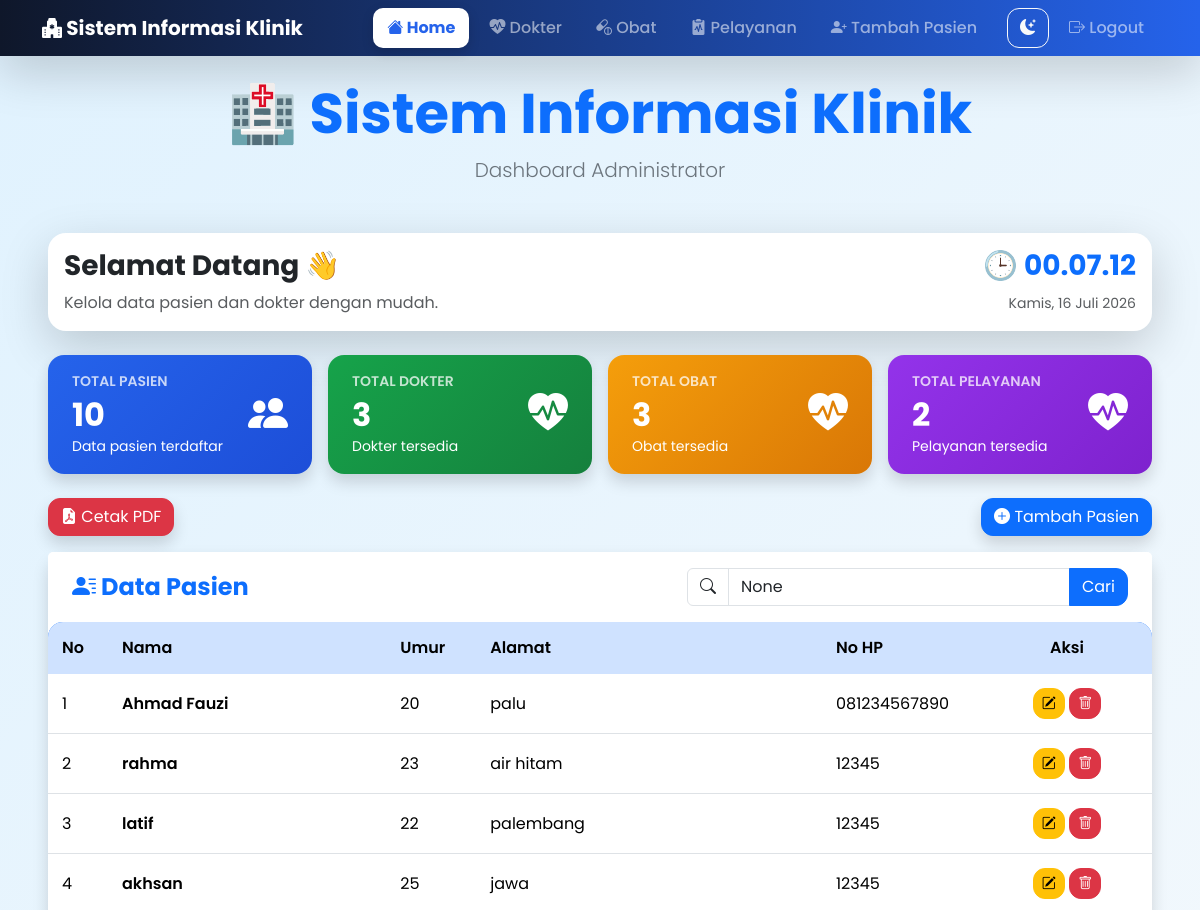
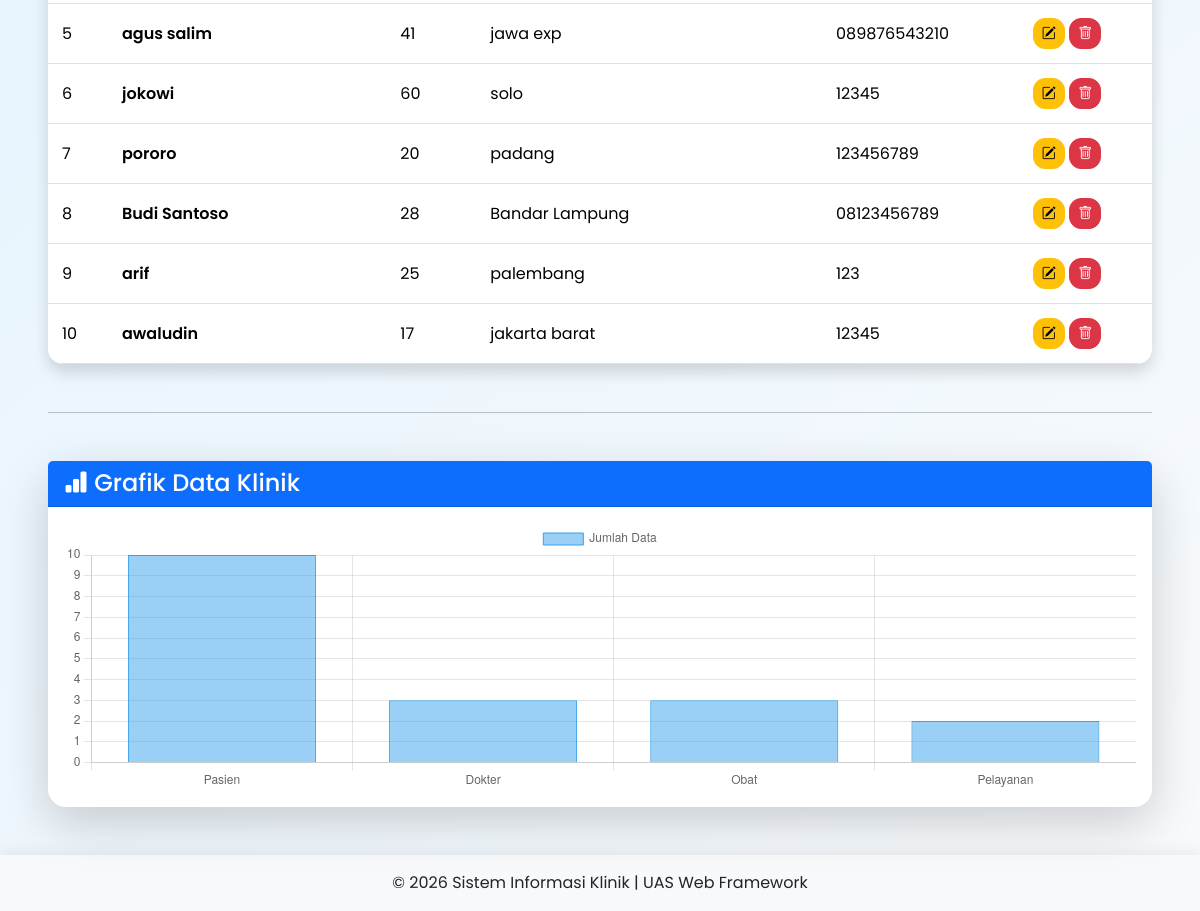
The app's page / (signed in) with its own data (2 pictures, top to bottom).
### blog/models.py (models this page shows, shortened)
class Pasien(models.Model):
    nama = models.CharField(max_length=100)
    umur = models.IntegerField()
    alamat = models.TextField()
    no_hp = models.CharField(max_length=20)

### blog/views.py (the view)
# urls.py: path('', views.home, name='home'),
@login_required(login_url='login')
def home(request):
    cari = request.GET.get('cari')
    data_pasien = Pasien.objects.all()
    if cari:
        data_pasien = data_pasien.filter(
            Q(nama__icontains=cari) |
            Q(alamat__icontains=cari) |
            Q(no_hp__icontains=cari)
        )
    context = {
        'data_pasien': data_pasien,
        'jumlah_pasien': Pasien.objects.count(),
        'jumlah_dokter': Dokter.objects.count(),
        'jumlah_obat': Obat.objects.count(),
        'jumlah_pelayanan': Pelayanan.objects.count(),
        'grafik_label': ['Pasien', 'Dokter', 'Obat', 'Pelayanan'],
        'grafik_data': [
            Pasien.objects.count(),
            Dokter.objects.count(),
            Obat.objects.count(),
            Pelayanan.objects.count(),
        ],
        'cari': cari,
    }
    return render(request, 'home.html', context)

### blog/templates/home.html (shortened to what this page needs)
{% extends 'base.html' %}
{% block content %}
<div class="text-center mb-5 animate__animated animate__fadeInDown">
    <h1 class="display-4 fw-bold text-primary">
        🏥 Sistem Informasi Klinik
    </h1>
    <p class="lead text-secondary">
        Dashboard Administrator
    </p>
</div>
<div class="card shadow-lg border-0 mb-4">
    <div class="card-body d-flex justify-content-between align-items-center flex-wrap gap-3">
        <div>
            <h3 class="fw-bold">
                Selamat Datang 👋
            </h3>
            <p class="text-muted mb-0">
                Kelola data pasien dan dokter dengan mudah.
            </p>
        </div>
        <div class="text-end">
            <h3 id="jam" class="fw-bold text-primary"></h3>
            <small id="tanggal" class="text-muted"></small>
        </div>
    </div>
</div>
<div class="row g-3 mb-4">
    <div class="col-12 col-md-6 col-lg-3">
        <div class="card text-white shadow border-0 rounded-4 h-100"
            style="background:linear-gradient(135deg,#2563eb,#1d4ed8);">
<div class="card-body py-3 px-4">
    <div class="d-flex justify-content-between align-items-center">
        <div>
            <div class="text-uppercase small fw-semibold opacity-75 mb-1">
                Total Pasien
            </div>
<h2 class="fw-bold mb-0 counter">
    {{ jumlah_pasien }}
</h2>
            <small>
                Data pasien terdaftar
            </small>
        </div>
        <i class="bi bi-people-fill fs-1"></i>
    </div>
</div>
        </div>
    </div>
    <div class="col-12 col-md-6 col-lg-3">
        <div class="card text-white shadow border-0 rounded-4 h-100"
            style="background:linear-gradient(135deg,#16a34a,#15803d);">
<div class="card-body py-3 px-4">
    <div class="d-flex justify-content-between align-items-center">
        <div>
            <div class="text-uppercase small fw-semibold opacity-75 mb-1">
                Total Dokter
            </div>
<h2 class="fw-bold mb-0 counter">
    {{ jumlah_dokter }}
</h2>
            <small>
                Dokter tersedia
            </small>
        </div>
        <i class="bi bi-heart-pulse-fill fs-1"></i>
    </div>
</div>
        </div>
    </div>
    <div class="col-12 col-md-6 col-lg-3">
        <div class="card text-white shadow border-0 rounded-4 h-100"
            style="background:linear-gradient(135deg,#f59e0b,#d97706);">
<div class="card-body py-3 px-4">
    <div class="d-flex justify-content-between align-items-center">
        <div>
            <div class="text-uppercase small fw-semibold opacity-75 mb-1">
                Total Obat
            </div>
<h2 class="fw-bold mb-0 counter">
    {{ jumlah_obat }}
</h2>
            <small>
                Obat tersedia
            </small>
        </div>
        <i class="bi bi-heart-pulse-fill fs-1"></i>
    </div>
</div>
        </div>
    </div>
    <div class="col-12 col-md-6 col-lg-3">
        <div class="card text-white shadow border-0 rounded-4 h-100"
            style="background:linear-gradient(135deg,#9333ea,#7e22ce);">
<div class="card-body py-3 px-4">
    <div class="d-flex justify-content-between align-items-center">
        <div>
            <div class="text-uppercase small fw-semibold opacity-75 mb-1">
                Total pelayanan
            </div>
<h2 class="fw-bold mb-0 counter">
    {{ jumlah_pelayanan }}
</h2>
            <small>
                Pelayanan tersedia
            </small>
        </div>
        <i class="bi bi-heart-pulse-fill fs-1"></i>
    </div>
</div>
        </div>
    </div>
</div>
<div class="d-flex justify-content-between align-items-center mb-3">
    <a href="/laporan-pasien/" class="btn btn-danger shadow">
        <i class="bi bi-file-earmark-pdf-fill"></i>
        Cetak PDF
    </a>
    <a href="/tambah-pasien/" class="btn btn-primary shadow">
        <i class="bi bi-plus-circle-fill"></i>
        Tambah Pasien
    </a>
</div>
<div class="card shadow border-0 rounded-4 mb-5">
    <div class="card-header bg-white border-0 py-3 px-4">
        <div class="d-flex justify-content-between align-items-center flex-wrap gap-3">
            <h4 class="fw-bold text-primary mb-0">
                <i class="bi bi-person-lines-fill"></i>
                Data Pasien
            </h4>
            <form method="GET">
                <div class="input-group">
                    <span class="input-group-text bg-white">
                        <i class="bi bi-search"></i>
                    </span>
                    <input
                        type="text"
                        name="cari"
                        class="form-control"
                        placeholder="Cari nama pasien..."
                        value="{{ cari }}">
                    <button class="btn btn-primary">
                        Cari
                    </button>
                </div>
            </form>
        </div>
    </div>
    <div class="table-responsive">
        <table class="table align-middle table-hover mb-0">
            <thead class="table-primary">
                <tr>
                    <th width="60">No</th>
                    <th>Nama</th>
                    <th width="90">Umur</th>
                    <th>Alamat</th>
                    <th width="160">No HP</th>
                    <th width="170" class="text-center">
                        Aksi
                    </th>
                </tr>
            </thead>
            <tbody>
                {% for pasien in data_pasien %}
                <tr>
                    <td>{{ forloop.counter }}</td>
                    <td class="fw-semibold">
                        {{ pasien.nama }}
                    </td>
                    <td>
                        {{ pasien.umur }}
                    </td>
                    <td>
                        {{ pasien.alamat }}
                    </td>
                    <td>
                        {{ pasien.no_hp }}
                    </td>
                    <td class="text-center">
                        <a href="/edit-pasien/{{ pasien.id }}/"
                           class="btn btn-sm btn-warning">
                            <i class="bi bi-pencil-square"></i>
                        </a>
                        <a href="/hapus-pasien/{{ pasien.id }}/"
                           class="btn btn-sm btn-danger"
                           onclick="return confirm('Apakah Anda yakin ingin menghapus data ini?')">
                            <i class="bi bi-trash"></i>
                        </a>
                    </td>
                </tr>
                {% empty %}
                <tr>
                    <td colspan="6" class="text-center py-4 text-muted">
                        Belum ada data pasien.
                    </td>
                </tr>
                {% endfor %}
            </tbody>
        </table>
    </div>
</div>
<hr class="my-5">
<div class="card shadow-lg">
    <div class="card-header bg-primary text-white">
        <h4 class="mb-0">
            <i class="bi bi-bar-chart-fill"></i>
            Grafik Data Klinik
        </h4>
    </div>
    <div class="card-body" style="height:300px;">
        <canvas id="grafikKlinik" height="70"></canvas>
    </div>
</div>
<script>
    const labels = JSON.parse(
        document.getElementById("grafik-label").textContent
    );
    const data = JSON.parse(
        document.getElementById("grafik-data").textContent
    );
    const ctx = document.getElementById("grafikKlinik");
    new Chart(ctx, {
        type: "bar",
        data: {
            labels: labels,
            datasets: [{
                label: "Jumlah Data",
                data: data,
                borderWidth: 1
            }]
        },
        options: {
            responsive: true,
            maintainAspectRatio: false,
            scales: {
                y: {
                    beginAtZero: true
                }
            }
        }
    });
</script>
{% endblock %}

### blog/templates/base.html (shortened to what this page needs)
{% load static %}
<!DOCTYPE html>
<html lang="id">
<head>
    <link href="https://cdn.jsdelivr.net/npm/bootstrap@5.3.7/dist/css/bootstrap.min.css" rel="stylesheet">
    <link rel="stylesheet"
        href="https://cdn.jsdelivr.net/npm/bootstrap-icons@1.11.3/font/bootstrap-icons.min.css">
    <link rel="stylesheet"
        href="https://cdnjs.cloudflare.com/ajax/libs/animate.css/4.1.1/animate.min.css">
<link rel="stylesheet" href="{% static 'css/style.css' %}">
</head>
<body>
<nav class="navbar navbar-expand-lg navbar-dark shadow-lg"
     style="background: linear-gradient(90deg,#0f172a,#2563eb);">
    <div class="container">
        <a class="navbar-brand fw-bold" href="/">
            <i class="bi bi-hospital-fill"></i>
            Sistem Informasi Klinik
        </a>
<div class="navbar-nav ms-auto">
    {% if user.is_authenticated %}
<a class="nav-link {% if request.path == '/' %}active{% endif %}" href="/">
    <i class="bi bi-house-fill"></i>
    Home
</a>
<a class="nav-link {% if '/dokter/' in request.path %}active{% endif %}" href="/dokter/">
    <i class="bi bi-heart-pulse-fill"></i>
    Dokter
</a>
<a class="nav-link {% if '/obat/' in request.path %}active{% endif %}" href="/obat/">
    <i class="bi bi-capsule-pill"></i>
    Obat
</a>
<a class="nav-link {% if '/pelayanan/' in request.path %}active{% endif %}" href="/pelayanan/">
    <i class="bi bi-clipboard2-pulse-fill"></i>
    Pelayanan
</a>
<a class="nav-link {% if '/tambah-pasien/' in request.path %}active{% endif %}" href="/tambah-pasien/">
    <i class="bi bi-person-plus-fill"></i>
    Tambah Pasien
</a>
        <button id="darkModeBtn"
                class="btn btn-outline-light ms-3">
            <i id="iconDark" class="bi bi-moon-stars-fill"></i>
        </button>
        <a class="nav-link" href="/logout/">
            <i class="bi bi-box-arrow-right"></i>
            Logout
        </a>
    {% else %}
        <a class="nav-link" href="/login/">
            <i class="bi bi-box-arrow-in-right"></i>
            Login
        </a>
    {% endif %}
</div>
    </div>
</nav>
<div class="container-fluid px-3 px-md-5 mt-4 animate__animated animate__fadeIn">
    {% block content %}
    {% endblock %}
</div>
<footer class="bg-light text-center py-3 mt-5">
    <p class="mb-0">
        © 2026 Sistem Informasi Klinik | UAS Web Framework
    </p>
</footer>
</body>
</html>

### blog/static/css/style.css (style rules this page uses)
body { font-family:'Poppins',sans-serif; background:linear-gradient(135deg,#e0f2fe,#f8fafc); transition:.4s; }
.navbar { background:linear-gradient(90deg,#0f172a,#2563eb); box-shadow:0 6px 18px rgba(0,0,0,.15); }
.nav-link { transition:.3s; border-radius:10px; padding:8px 14px !important; margin-left:6px; font-weight:500; }
.nav-link.active { background:white; color:#2563eb !important; font-weight:700; box-shadow:0 4px 12px rgba(0,0,0,.15); }

### blog/templates/base.html (style rules this page uses)
.card { border:none; border-radius:18px; transition:.35s; }
.btn { border-radius:12px; transition:.3s; }
.table { border-radius:15px; overflow:hidden; }
footer { margin-top:70px; background:white; box-shadow:0 -2px 15px rgba(0,0,0,.08); }
.card { transition:.4s; }
.table { transition:.4s; }
.table thead { background:#0d6efd; }
.table thead th { border:none; padding:14px; font-weight:600; }
.table tbody td { vertical-align:middle; padding:14px; }
.table tbody tr { transition:.25s; }

### records on screen
Pasien: nama "Ahmad Fauzi", umur "20", alamat "palu", no_hp "081234567890"
Pasien: nama "rahma", umur "23", alamat "air hitam", no_hp "12345"
Pasien: nama "latif", umur "22", alamat "palembang", no_hp "12345"
Pasien: nama "akhsan", umur "25", alamat "jawa", no_hp "12345"
Pasien: nama "agus salim", umur "41", alamat "jawa exp", no_hp "089876543210"
Pasien: nama "jokowi", umur "60", alamat "solo", no_hp "12345"
Pasien: nama "pororo", umur "20", alamat "padang", no_hp "123456789"
Pasien: nama "Budi Santoso", umur "28", alamat "Bandar Lampung", no_hp "08123456789"
Pasien: nama "arif", umur "25", alamat "palembang", no_hp "123"
Pasien: nama "awaludin", umur "17", alamat "jakarta barat", no_hp "12345"

### other values on screen
{{ jumlah_pasien }} "10"
{{ jumlah_dokter }} "3"
{{ jumlah_obat }} "3"
{{ jumlah_pelayanan }} "2"
